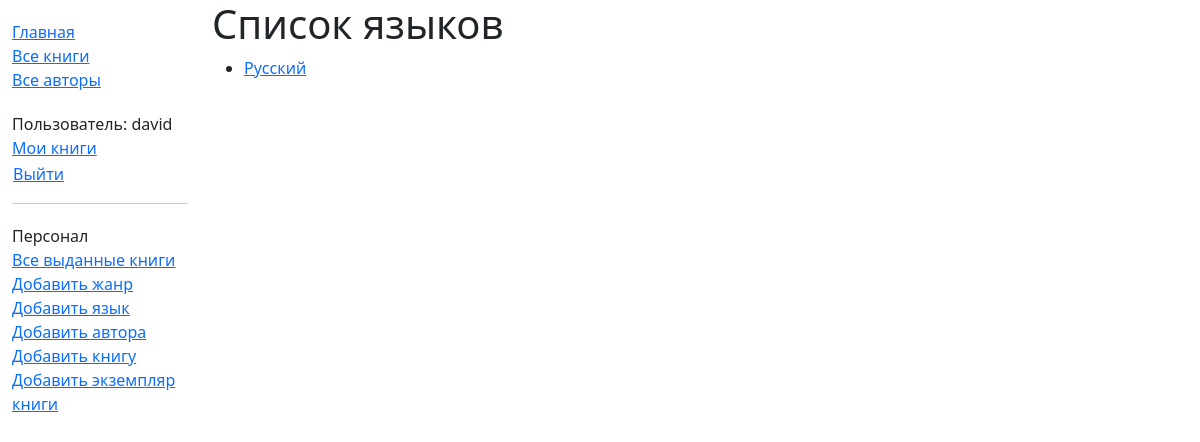
Before: /catalog/languages/ (signed in) with the older database file.
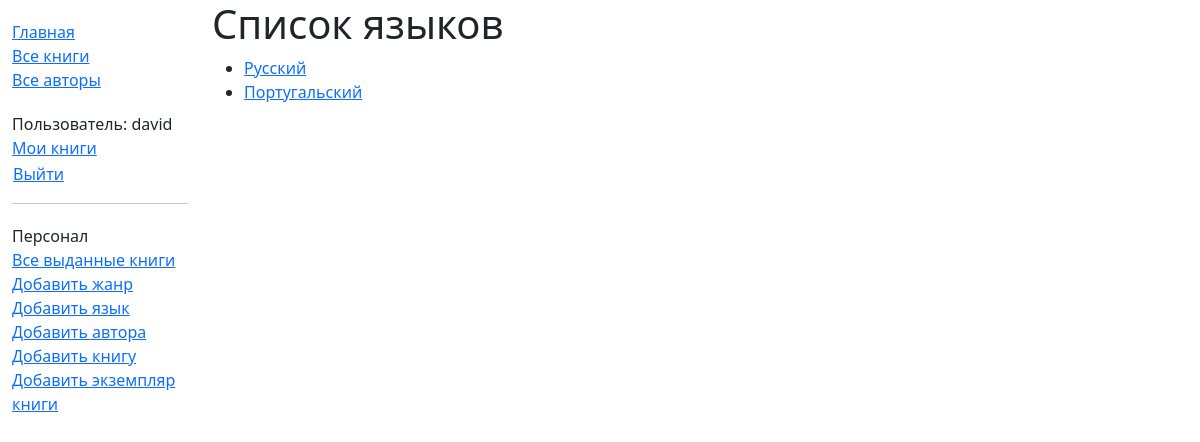
After: the same page with the newer database file.
### catalog/models.py (models this page shows, shortened)
class Language(models.Model):
    name = models.CharField(
        max_length=200,
        unique=True,
        help_text="Введите язык книги (например, Русский, Английский и т.д.)"
    )
    def get_absolute_url(self):
        return reverse('language-detail', args=[str(self.id)])
    class Meta:
        constraints = [
            UniqueConstraint(
                Lower('name'),
                name='language_name_case_insensitive_unique',
                violation_error_message="Язык уже существует (без учета регистра)"
            ),
        ]

### catalog/views.py (the view)
# urls.py: path('languages/', views.LanguageListView.as_view(), name='languages'),
class LanguageListView(generic.ListView):
    model = Language
    paginate_by = 10

### catalog/templates/catalog/language_list.html
{% extends "base_generic.html" %}
{% block content %}
<h1>Список языков</h1>
{% if language_list %}
<ul>
    {% for language in language_list %}
    <li><a href="{{ language.get_absolute_url }}">{{ language.name }}</a></li>
    {% endfor %}
</ul>
{% else %}
<p>Языки отсутствуют.</p>
{% endif %}
{% endblock %}

Changed rows visible on the page:
added Language: name "Португальский"
